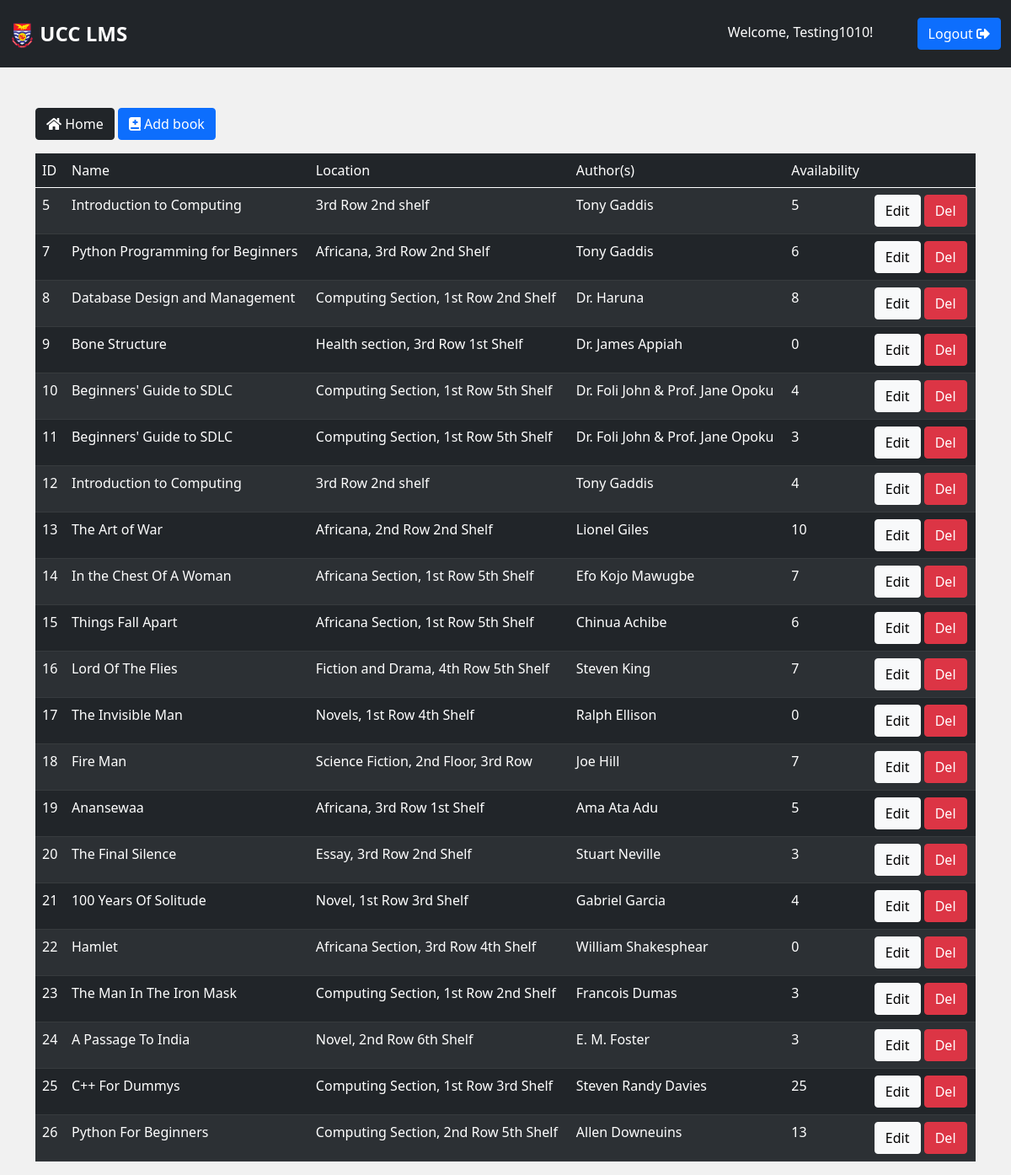
The page /view-books/ (signed in) on the database its author committed.
### ucclms/models.py (models this page shows, shortened)
class Book(models.Model):
    title = models.CharField(max_length = 255, blank=False, null=False)
    publisher = models.CharField(max_length = 255, blank=True, null=True)
    availability = models.IntegerField(default=0, blank=True, null=True)
    year = models.CharField(max_length = 4, blank=True, null=True)
    author = models.CharField(max_length = 255, blank=True, null=True)
    location = models.CharField(max_length = 255, blank=True, null=True)

### ucclms/views.py (the view)
# urls.py: path('view-books/', views.viewBooks, name='view-books'),
@login_required(login_url='login')
def viewBooks(request):
    books = Book.objects.all()
    context = {'books': books}
    return render(request, 'ucclms/view-books.html', context)

### ucclms/templates/ucclms/view-books.html (shortened to what this page needs)
{% extends 'base.html' %}
{% block content %}
<div class="container users mt-5">
    <a href="{% url 'admin-dashboard' %}" class="btn btn-dark mb-2"><i class="fas fa-home"></i> Home</a>
    <a href="{% url 'add-book' %}" class="btn btn-primary mb-2"><i class="fas fa-book-medical"></i> Add book</a>
    <table class="table table-striped p-3 table-dark mt-2">
        <thead>
            <tr>
                <td>ID</td>
                <td>Name</td>
                <td>Location</td>
                <td>Author(s)</td>
                <td>Availability</td>
                <td></td>
            </tr>
        </thead>
        <tbody>
            {% for book in books %}
            <tr>
                <td>{{book.id}}</td>
                <td>{{book.title}}</td>
                <td>{{book.location}}</td>
                <td>{{book.author}}</td>
                <td>{{book.availability}}</td>
                <td>
                    <a href="{% url 'edit-book' book.id %}" class="btn btn-light">Edit</a>
                    <a href="{% url 'delete-book' book.id %}" class="btn btn-danger">Del</a>
                </td>
            </tr>
            {% endfor %}
        </tbody>
    </table>
</div>
    {% endblock %}

### templates/base.html (shortened to what this page needs)
<!DOCTYPE html>
{% load static %}
<html lang="en">
<head>
    <link rel="stylesheet" type="text/css" href="{% static '/css/all.min.css' %}">
    <link rel="stylesheet" type="text/css" href="{% static '/css/sign-up.css' %}">
    <link rel="stylesheet" type="text/css" href="{% static '/css/bootstrap.css' %}">
    <link rel="stylesheet" type="text/css" href="{% static '/css/main.css' %}">
    <link rel="stylesheet" type="text/css" href="{% static '/css/dashstyle.css' %}">
</head>
<body>
    <nav class="navbar navbar-dark bg-dark py-3">
        <div class="container-fluid">
            <div class="logo"><a href="/"><img src="{% static '/img/ucc_web_logo.png' %}" alt="logo.png" height='30px'> UCC LMS</a></div>
            <div class="right">
                <span id="hello-msg" class="mx-5" style="text-transform: capitalize; color: white;">Welcome, {{request.user}}!</span>
                <a href="{% url 'logout' %}" class="btn btn-primary">
                    Logout <i class="fas fa-sign-out-alt"></i>
                </a>
            </div>
        </div>
    </nav>
    {% block content %}
    {% endblock %}
</body>
</html>

### static/css/main.css (style rules this page uses)
* { margin: 0; padding: 0; box-sizing: border-box; }
body { background-color: rgb(241, 241, 241); }
a { text-decoration: none; }
nav.navbar { height: 10vh; }
nav.navbar a { color: #fff; }
nav .logo { font-weight: bold; font-size: 1.5rem; }

### rows shown on the page
Book: id "5", title "Introduction to Computing", location "3rd Row 2nd shelf", author "Tony Gaddis", availability "5"
Book: id "7", title "Python Programming for Beginners", location "Africana, 3rd Row 2nd Shelf", author "Tony Gaddis", availability "6"
Book: id "8", title "Database Design and Management", location "Computing Section, 1st Row 2nd Shelf", author "Dr. Haruna", availability "8"
Book: id "9", title "Bone Structure", location "Health section, 3rd Row 1st Shelf", author "Dr. James Appiah", availability "0"
Book: id "10", title "Beginners' Guide to SDLC", location "Computing Section, 1st Row 5th Shelf", author "Dr. Foli John & Prof. Jane Opoku", availability "4"
Book: id "11", title "Beginners' Guide to SDLC", location "Computing Section, 1st Row 5th Shelf", author "Dr. Foli John & Prof. Jane Opoku", availability "3"
Book: id "12", title "Introduction to Computing", location "3rd Row 2nd shelf", author "Tony Gaddis", availability "4"
Book: id "13", title "The Art of War", location "Africana, 2nd Row 2nd Shelf", author "Lionel Giles", availability "10"
Book: id "14", title "In the Chest Of A Woman", location "Africana Section, 1st Row 5th Shelf", author "Efo Kojo Mawugbe", availability "7"
Book: id "15", title "Things Fall Apart", location "Africana Section, 1st Row 5th Shelf", author "Chinua Achibe", availability "6"
Book: id "16", title "Lord Of The Flies", location "Fiction and Drama, 4th Row 5th Shelf", author "Steven King", availability "7"
Book: id "17", title "The Invisible Man", location "Novels, 1st Row 4th Shelf", author "Ralph Ellison", availability "0"
Book: id "18", title "Fire Man", location "Science Fiction, 2nd Floor, 3rd Row", author "Joe Hill", availability "7"
Book: id "19", title "Anansewaa", location "Africana, 3rd Row 1st Shelf", author "Ama Ata Adu", availability "5"
Book: id "20", title "The Final Silence", location "Essay, 3rd Row 2nd Shelf", author "Stuart Neville", availability "3"
Book: id "21", title "100 Years Of Solitude", location "Novel, 1st Row 3rd Shelf", author "Gabriel Garcia", availability "4"
Book: id "22", title "Hamlet", location "Africana Section, 3rd Row 4th Shelf", author "William Shakesphear", availability "0"
Book: id "23", title "The Man In The Iron Mask", location "Computing Section, 1st Row 2nd Shelf", author "Francois Dumas", availability "3"
Book: id "24", title "A Passage To India", location "Novel, 2nd Row 6th Shelf", author "E. M. Foster", availability "3"
Book: id "25", title "C++ For Dummys", location "Computing Section, 1st Row 3rd Shelf", author "Steven Randy Davies", availability "25"
Book: id "26", title "Python For Beginners", location "Computing Section, 2nd Row 5th Shelf", author "Allen Downeuins", availability "13"

### other values the page prints
{{ request.user }} "Testing1010"
